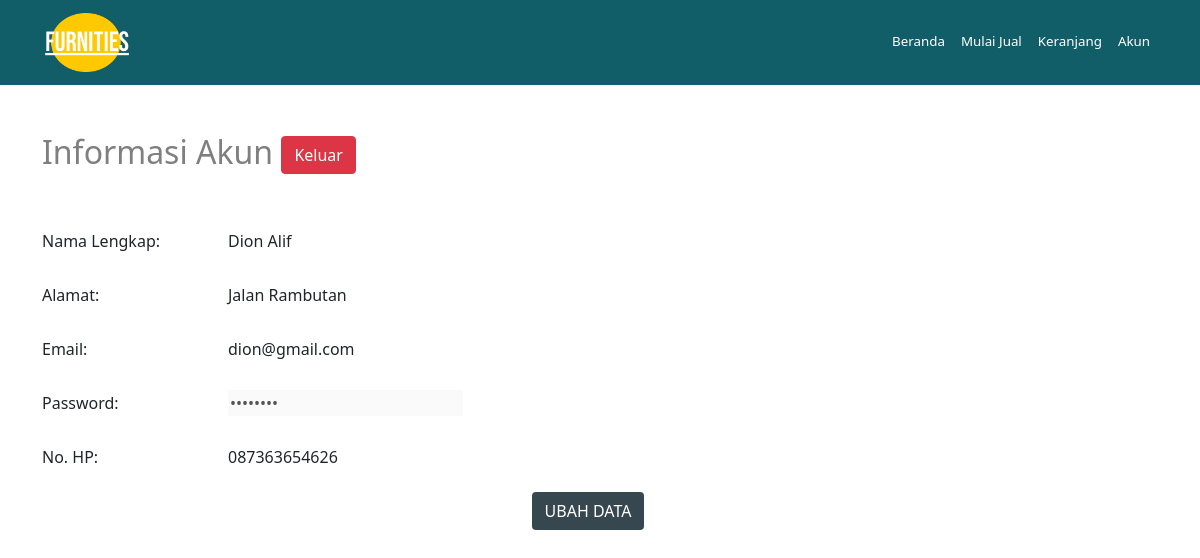
/customer/account.php (signed in), run on the app's committed database.
### tables this page shows
CREATE TABLE `customers` (
  `id` int(11) NOT NULL,
  `nama_lengkap` varchar(50) DEFAULT NULL,
  `alamat` varchar(100) DEFAULT NULL,
  `no_hp` varchar(20) DEFAULT NULL,
  `email` varchar(50) DEFAULT NULL,
  `password` varchar(8) DEFAULT NULL
);

### controller/Auth.php (called while the page is built, shortened)
<?php
class Auth
{
    private $db;
    function __construct($db_conn)
    {
        $this->db = $db_conn;
    }
    public function getUser()
    {
        try {
            if($_SESSION['level'] == 'admin'){
                $stmt = $this->db->prepare("SELECT * FROM admin WHERE id = :id");
            }
            elseif ($_SESSION['level'] == 'customer') {
                $stmt = $this->db->prepare("SELECT * FROM customers WHERE id = :id");
            }
            $stmt->bindParam(":id", $_SESSION['user_session']);
            $stmt->execute();
            return $stmt->fetch(PDO::FETCH_ASSOC);
        } catch (PDOException $e) {
            echo $e->getMessage();
            return false;
        }
    }
}

### customer/account.php (the view, shortened to what this page needs)
<?php
require_once "../conn.php";
extract($user->getUser());
?>
<!DOCTYPE html>
<html lang="en">
<head>
    <link href="https://cdn.jsdelivr.net/npm/bootstrap@5.1.3/dist/css/bootstrap.min.css" rel="stylesheet">
    <link rel="stylesheet" href="../assets/css/style.css">
</head>
<body>
    <nav class="navbar navbar-expand-sm bg-blue">
        <div class="container">
            <a class="navbar-brand" href="../index.php"><img src="../assets/img/logo.png" alt="" style="width: 90px;"></a>
            <?php include_once 'cNavbar.php'; ?>
        </div>
    </nav>
    <div class="container">
        <div id="formPage" class="row mt-5">
            <h2 class="mb-5">Informasi Akun <a class="btn btn-danger align-items-center" href="?logout">Keluar</a></h2>
            <div class="row mb-3 align-items-center">
                <label class="col-sm-2 col-form-label">Nama Lengkap:</label>
                <div class="col-sm-10">
                    <span><?php echo $nama_lengkap; ?></span>
                </div>
            </div>
            <div class="row mb-3 align-items-center">
                <label class="col-sm-2 col-form-label">Alamat:</label>
                <div class="col-sm-10">
                    <span><?php echo $alamat; ?></span>
                </div>
            </div>
            <div class="row mb-3 align-items-center">
                <label class="col-sm-2 col-form-label">Email:</label>
                <div class="col-sm-10">
                    <span><?php echo $email; ?></span>
                </div>
            </div>
            <div class="row mb-3 align-items-center">
                <label class="col-sm-2 col-form-label">Password:</label>
                <div class="col-sm-10">
                    <input class="border-0" disabled type="password" value="<?php echo $password; ?>"></input>
                </div>
            </div>
            <div class="row mb-3 align-items-center">
                <label class="col-sm-2 col-form-label">No. HP:</label>
                <div class="col-sm-10">
                    <span><?php echo $no_hp; ?></span>
                </div>
            </div>
            <div class="row">
                <div class="col text-center">
                    <a class="btn btn-prim" href="editAccount.php?id=<?php echo $id; ?>">Ubah Data</a>
                </div>
            </div>
        </div>
    </div>
</body>
</html>

### assets/css/style.css (style rules this page uses)
.btn-prim { background-color: #37474F; color: #fff; text-transform: uppercase; }
.navbar { background: #115e69; }
.navbar .navbar-brand { color: #FFFFFF; font-size: 20pt; }
#formPage h2 { color: rgba(0, 0, 0, 0.5); }

### data on the page
customers: nama_lengkap "Dion Alif", alamat "Jalan Rambutan", email "dion@gmail.com", no_hp "087363654626"
